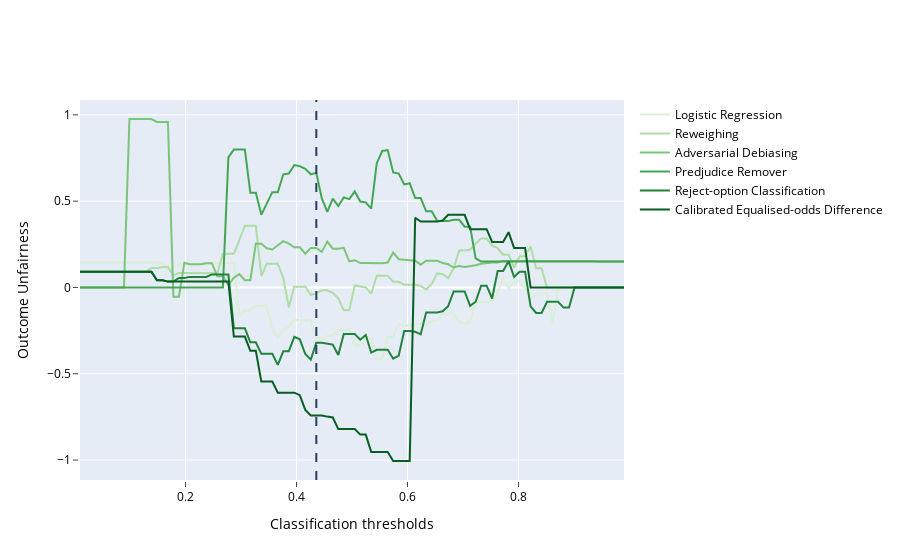

Notebook cell for this chart:
### Code cell
out_unf_files = {'Files' : ['LR_outcome_unfair_arr.json', 'RW_outcome_unfair_arr.json', 'AD_outcome_unfair_arr.json', 
    'PR_outcome_unfair_arr.json', 'ROC_outcome_unfair_arr.json', 'CEOD_outcome_unfair_arr.json'], 
    'Names': ['Logistic Regression', 'Reweighing', 'Adversarial Debiasing', 'Predjudice Remover', 
    'Reject-option Classification', 'Calibrated Equalised-odds Difference']}
plot_plotly_graphs(metric = 'Outcome Unfairness', filenames = out_unf_files, filepath = 'out_unf_plotly.html')
